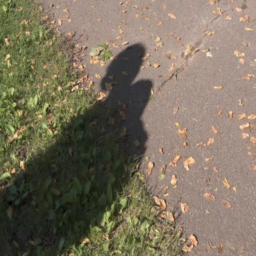
#> input picture shadow_input/18.png, 256 x 256 px
$ jupyter execute shadow_free.ipynb   (older library calls are emulated)
#> lines starting #> are read from the running program, lines starting #| are printed output that depends on the picture
[cell 1]
import cv2
import numpy as np
import math
import statistics
import matplotlib.image as mpimg
import matplotlib.pyplot as plt
import os
import scipy.stats
from ttictoc import tic,toc
from scipy.stats import entropy

img = cv2.imread('./shadow_input/18.png')
#> img is the input picture: shape (256, 256, 3); mean B, G, R 94.4, 113.4, 124
img_show = cv2.cvtColor(img, cv2.COLOR_BGR2RGB)
plt.imshow(img_show)
plt.axis('off')

[cell 2]
img = cv2.GaussianBlur(img,(3,3),0)
img = np.float64(img)
blue,green,red=cv2.split(img)
blue[blue==0]=1
green[green==0]=1
red[red==0]=1

div=np.multiply(np.multiply(blue,green),red)**(1.0/3)
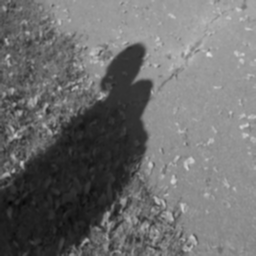
#> div: shape (256, 256) float64; min 5.24, max 226.7, mean 109.6
b=np.log1p((blue/div)-1)
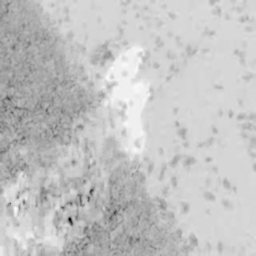
#> b: shape (256, 256) float64; min -1.02, max 0.0939, mean -0.165; drawn with min black and max white
g=np.log1p((green/div)-1)
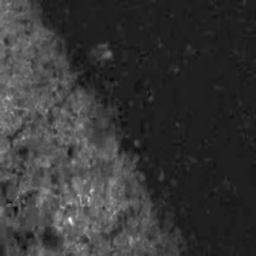
#> g: shape (256, 256) float64; min -0.111, max 0.662, mean 0.0563; drawn with min black and max white
r=np.log1p((red/div)-1)
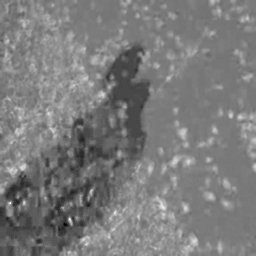
#> r: shape (256, 256) float64; min -0.185, max 0.423, mean 0.109; drawn with min black and max white

b1 = np.atleast_3d(b)
g1 = np.atleast_3d(g)
r1 = np.atleast_3d(r)
rho= np.concatenate((r1,g1,b1),axis=2) #log chromaticity on a plane, r, g, b
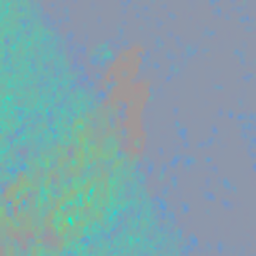
#> rho: shape (256, 256, 3) float64; mean of channels 0, 1, 2 0.109, 0.0563, -0.165; drawn with min black and max white

U=[[1/math.sqrt(2),-1/math.sqrt(2),0],[1/math.sqrt(6),1/math.sqrt(6),-2/math.sqrt(6)]]
U=np.array(U)                          #eigens

chi=np.dot(rho,U.T)                    #2D points on a plane orthogonal to [1,1,1]

e_t=np.zeros((2,181))
for j in range(181):
    e_t[0][j]=math.cos(j*math.pi/180.0)
    e_t[1][j]=math.sin(j*math.pi/180.0)

Entropy Minimization (see Fig.3)

[cell 3]
def normfit(data, confidence=0.9):
        a = 1.0 * np.array(data)
        n = len(a)
        m, se = np.mean(a), scipy.stats.sem(a)
        h = se * scipy.stats.t.ppf((1 + confidence) / 2., n - 1)
        var = np.var(data, ddof=1)
        varCI_upper = var * (n - 1) / (scipy.stats.chi2.ppf((1-confidence) / 2, n - 1))
        varCI_lower = var * (n - 1) / (scipy.stats.chi2.ppf(1-(1-confidence) / 2, n - 1))
        sigma = np.sqrt(var)
        sigmaCI_lower = np.sqrt(varCI_lower)
        sigmaCI_upper = np.sqrt(varCI_upper)
        return m, sigma, [m - h, m + h], [sigmaCI_lower, sigmaCI_upper]
Y=np.dot(chi,e_t)
nel=img.shape[0]*img.shape[1]
#> nel = 65536
entropy=[]
bw=np.zeros((1,181))
for i in range(181):
    muhat, sigma, muci, sigmaci = normfit(Y[:,:,i])                                  #we take only 90% of the median data, noise, projected data
    temp=[]
    comp1=muhat-sigmaci[0]                                                           #mean, std
    comp2=muhat+sigmaci[1]
    for j in range(Y.shape[0]):
        for k in range(Y.shape[1]):
            if Y[j][k][i]>comp1 and Y[j][k][i]<comp2:
                temp.append(Y[j][k][i])
    #histogram counting
    bw[0][i]=(3.5*np.std(temp))*((nel)**(-1.0/3))
    nbins=np.int(math.ceil((max(temp)-min(temp))/bw[0][i]))
    (hist,waste)=np.histogram(temp,bins=nbins,density=True)

    hist=filter(lambda var1: var1 != 0, hist)
    hist1=np.array([float(var) for var in hist])
    hist1=hist1/sum(hist1)
    entropy.append(-1*sum(np.multiply(hist1,np.log2(hist1))))
#> this loop made 181 passes
#> (m in normfit, var in normfit, varCI_upper in normfit, varCI_lower in normfit, sigma, sigmaCI_lower in normfit, sigmaCI_upper in normfit, muhat) on passes 1 to 3: (0.037, 0.00653, 0.0076, 0.00568, 0.0808, 0.0754, 0.0872, 0.037), (0.0406, 0.0064, 0.00745, 0.00556, 0.08, 0.0746, 0.0863, 0.0406), (0.0441, 0.00627, 0.0073, 0.00546, 0.0792, 0.0739, 0.0855, 0.0441)
#> pass 1, in normfit, `a = 1.0 * np.array(data)`:
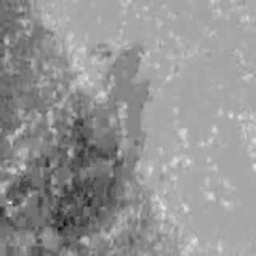
#> a: shape (256, 256) float64; min -0.378, max 0.332, mean 0.037; drawn with min black and max white
angle=entropy.index(min(entropy))
print('angle',angle)
#| angle 150

[cell 4]
eta = np.array([entropy[p] for p in range(181)])
plt.clf()
plt.plot(eta)
plt.xlabel('Angle (degree)')
plt.ylabel('Entropy, eta')
plt.xlim(0, 180)
plt.title('Entropy Minimization')
plt.show()
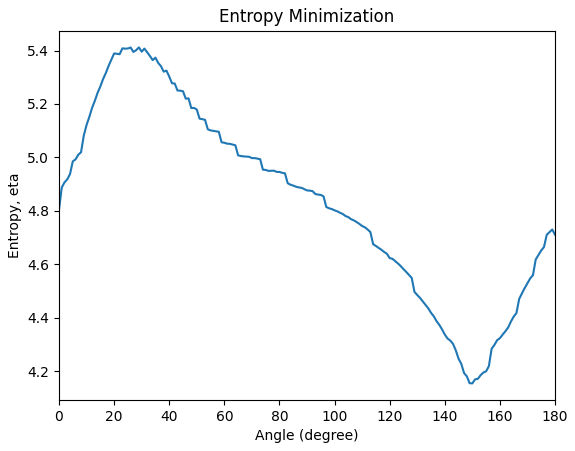
#> figure drawn by matplotlib, 1 panel; curve peaks at x = 29, y = 5.41

[cell 5]
e=np.array([[-1*math.sin(angle*math.pi/180.0)],
            [math.cos(angle*math.pi/180.0)]])
e_t=np.array([[math.cos(angle*math.pi/180.0)],
              [math.sin(angle*math.pi/180.0)]])

gs_approx = chi.dot(e_t)
# Grayscale Shadow-free (see Fig.5(b), no shadow)
plt.clf()
plt.imshow(gs_approx.squeeze(), cmap='gray')
plt.axis('off')
plt.title('Grayscale Shadow-free Image')
plt.show()

[cell 6]
P_theta = np.ma.divide(np.dot(e_t, e_t.T), np.linalg.norm(e))
chi_theta = chi.dot(P_theta)

#3-D log ratio
rho_estim = chi_theta.dot(U)
#Invariant chromaticity image
mean_estim = np.ma.exp(rho_estim)
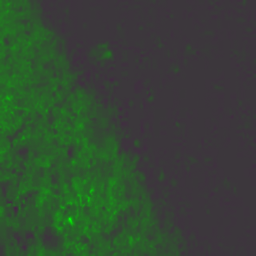
#> mean_estim: shape (256, 256, 3) float64; mean of channels 0, 1, 2 0.973, 1.06, 0.973; drawn with min black and max white
estim = np.zeros_like(mean_estim, dtype=np.float64)
#> estim: shape (256, 256, 3) float64; every value is 0
estim[:,:,0] = np.divide(mean_estim[:,:,0], np.sum(mean_estim, axis=2))
estim[:,:,1] = np.divide(mean_estim[:,:,1], np.sum(mean_estim, axis=2))
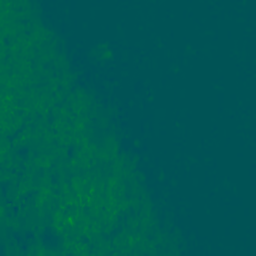
#> estim: shape (256, 256, 3) float64; mean of channels 0, 1, 2 0.324, 0.353, 0; drawn as B, G, R
estim[:,:,2] = np.divide(mean_estim[:,:,2], np.sum(mean_estim, axis=2))
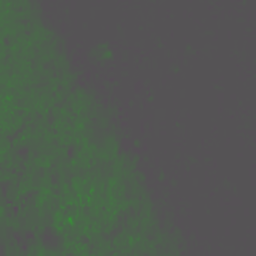
#> estim: shape (256, 256, 3) float64; mean of channels 0, 1, 2 0.324, 0.353, 0.324; drawn as B, G, R

# Colored Shadow-free (see Fig.5(c), no shadow)
plt.imshow(estim)
plt.axis('off')
plt.title('Colored Shadow-free Image')
plt.show()
